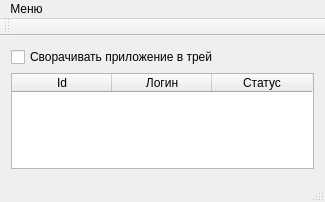
<?xml version="1.0" encoding="UTF-8"?>
<ui version="4.0">
 <class>TcpChatServer</class>
 <widget class="QMainWindow" name="TcpChatServer">
  <property name="geometry">
   <rect>
    <x>0</x>
    <y>0</y>
    <width>325</width>
    <height>202</height>
   </rect>
  </property>
  <property name="windowTitle">
   <string>TcpChatServer</string>
  </property>
  <property name="iconSize">
   <size>
    <width>16</width>
    <height>16</height>
   </size>
  </property>
  <widget class="QWidget" name="centralWidget">
   <layout class="QGridLayout" name="gridLayout">
    <item row="1" column="0">
     <widget class="QTableWidget" name="tableWidget">
      <column>
       <property name="text">
        <string>Id</string>
       </property>
      </column>
      <column>
       <property name="text">
        <string>Логин</string>
       </property>
      </column>
      <column>
       <property name="text">
        <string>Статус</string>
       </property>
      </column>
     </widget>
    </item>
    <item row="0" column="0">
     <widget class="QCheckBox" name="cbIsTrayIcon">
      <property name="text">
       <string>Сворачивать приложение в трей</string>
      </property>
     </widget>
    </item>
   </layout>
  </widget>
  <widget class="QMenuBar" name="menuBar">
   <property name="geometry">
    <rect>
     <x>0</x>
     <y>0</y>
     <width>325</width>
     <height>21</height>
    </rect>
   </property>
   <widget class="QMenu" name="menu">
    <property name="title">
     <string>Меню</string>
    </property>
    <addaction name="aStartServer"/>
    <addaction name="aStopServer"/>
   </widget>
   <addaction name="menu"/>
  </widget>
  <widget class="QToolBar" name="mainToolBar">
   <attribute name="toolBarArea">
    <enum>TopToolBarArea</enum>
   </attribute>
   <attribute name="toolBarBreak">
    <bool>false</bool>
   </attribute>
  </widget>
  <widget class="QStatusBar" name="statusBar"/>
  <action name="aStartServer">
   <property name="text">
    <string>Запустить Сервер</string>
   </property>
  </action>
  <action name="aStopServer">
   <property name="text">
    <string>Остановить Сервер</string>
   </property>
  </action>
 </widget>
 <layoutdefault spacing="6" margin="11"/>
 <resources/>
 <connections/>
</ui>
